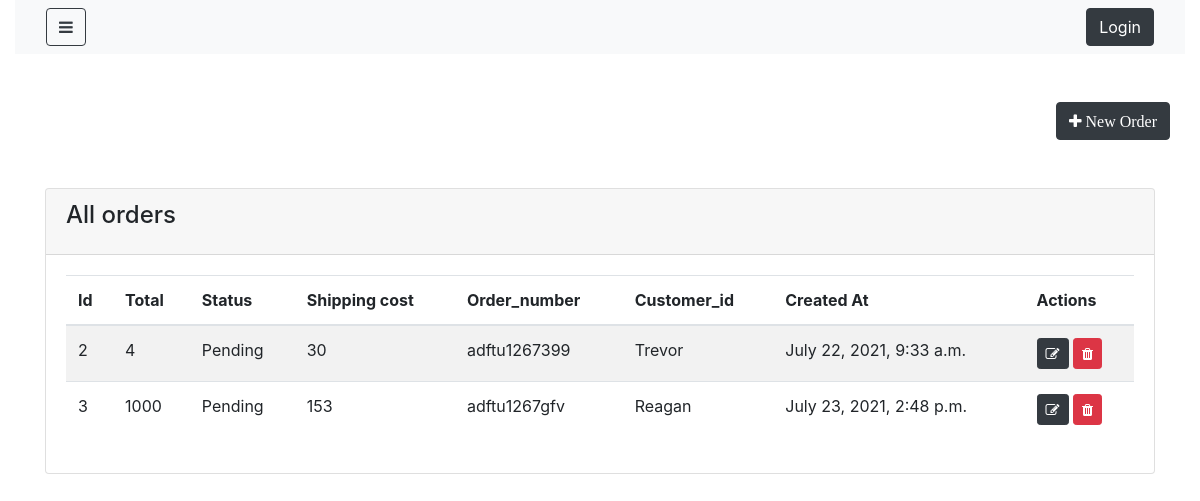
/orders/, run on an earlier commit of the app's database.
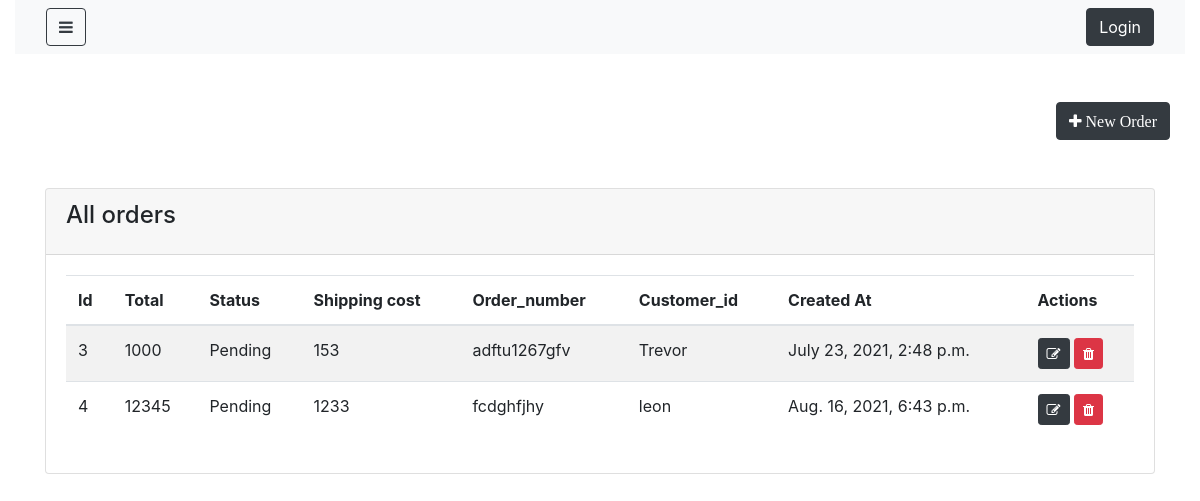
And on a later commit of the database.
### shop/models.py (models this page shows, shortened)
class Order(models.Model):
    total=models.IntegerField(null= False, blank= True)
    status=models.CharField(max_length=100, null=False, blank=False, default="Pending")
    shipping_cost=models.IntegerField(null= True, blank= True)
    order_number=models.CharField(max_length=100, null=False, blank=False)
    customer_id=models.ForeignKey('customer',on_delete=models.CASCADE,blank=True,null=True)
    created_at=models.DateTimeField(auto_now_add=True)
    updated_at= models.DateTimeField(auto_now_add=True)

class Customer(models.Model):
    name=models.CharField(max_length=100, null=False, blank=False)
    phone_number=models.IntegerField(null= True, blank= True)
    email=models.CharField(max_length=100, null=False, blank=False)
    password=models.CharField(max_length=100, null=False, blank=False)
    created_at=models.DateTimeField(auto_now_add=True)
    updated_at= models.DateTimeField(auto_now_add=True)
    def __str__(self):
        return self.name

### shop/views.py (the view)
# urls.py: path('orders/',OrderList.as_view(),name="Order"),
class OrderList(ListView):
    login_required= True
    model =Order
    template_name= "shop/admin/order_list.html"

### shop/templates/shop/admin/order_list.html (shortened to what this page needs)
{% extends 'shop/admin/layouts/admin_master.html' %}
{% block content %}
<div class="container">
    <div class="row my-5">
        <a href="{% url 'Order_create' %}" class="btn btn-dark ml-auto" >
            <i class ="fa fa-plus" aria-hidden="true"> New Order </i>
        </a>
    </div>
    <div class="row justify-content-center my-5">
        <div class="col-lg-12">
            <div class="card">
                <div class="card-header">
                    <h4 class="card-title">All orders</h4>
                </div>
                <div class="card-body">
                    <table class="table table-striped table-hover">
                        <thead>
                            <tr>
                                <th>Id</th>
                                <th>Total</th>
                                <th>Status</th>
                                <th>Shipping cost</th>
                                <th>Order_number</th>
                                <th>Customer_id</th>
                                <th>Created At</th>
                                <th>Actions</th>
                            </tr>
                        </thead>
                        <tbody>
                            {% for object in object_list %}
                               <tr>
                                   <td>{{object.id}}</td>
                                   <td>{{object.total}}</td>
                                   <td>{{object.status}}</td>
                                   <td>{{object.shipping_cost}}</td>
                                   <td>{{object.order_number}}</td>
                                   <td>{{object.customer_id}}</td>
                                   <td>{{object.created_at}}</td>
                                   <td>
                                       <a href="{% url 'Order_update' object.id %}"
                                        class="btn btn-dark btn-sm">
                                         <i class="fa fa-edit"></i>
                                       </a>
                                       <a href="{% url 'Order_delete' object.id %}"
                                        class="btn btn-danger btn-sm">
                                         <i class="fa fa-trash"></i>
                                       </a>
                                   </td>
                               </tr>
                            {% endfor %}
                        </tbody>
                    </table>
                </div>
            </div>
        </div>
    </div>
</div>
{% endblock %}

What changed in the data, as far as the page shows it:
removed Order: id "2", total "4", status "Pending", shipping_cost "30", order_number "adftu1267399", customer_id "Trevor", created_at "July 22, 2021, 9:33 a.m."
changed Order "adftu1267gfv": customer_id "Reagan" → "Trevor"
added Order: id "4", total "12345", status "Pending", shipping_cost "1233", order_number "fcdghfjhy", customer_id "leon", created_at "Aug. 16, 2021, 6:43 p.m."
